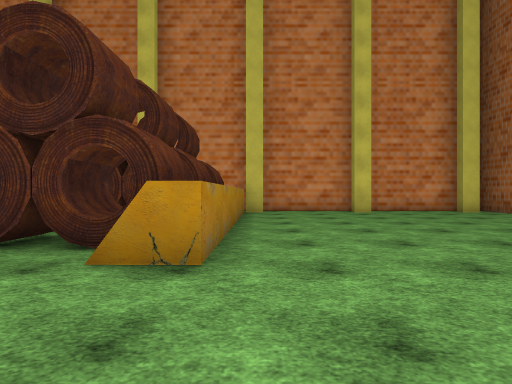
view 1 (above)

24 first-person views from a walk through a scene from a Unity 3-D project. The camera is 1.3 m above the floor, looks level and sees 80° across. The floor is counted in squares, 2 m on a side. Each view is taken from the middle of a square. On the plan, view 1 faces up. The plan holds only what a view shows up to about 10 squares ahead; the rest is blank. The player is left out. Some surface patterns are stand-ins.

view 2
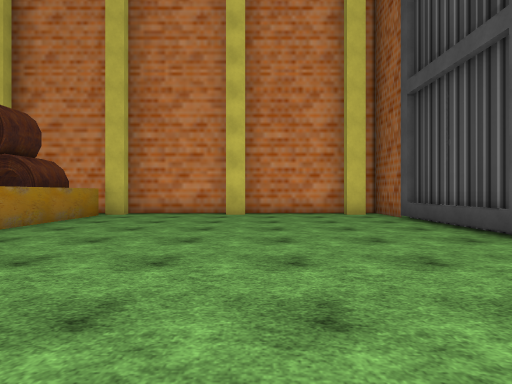

view 3
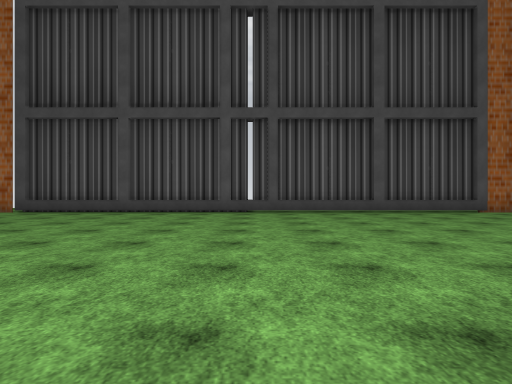

view 4
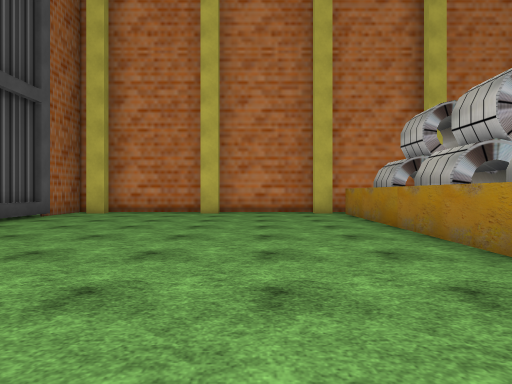

view 5
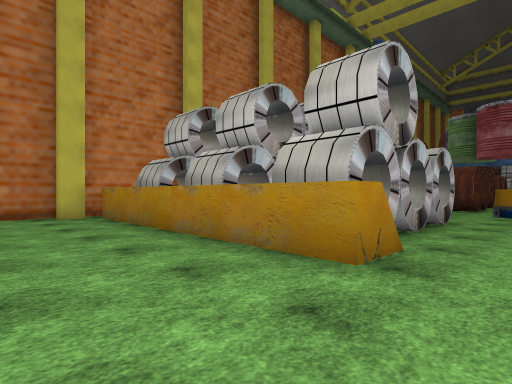

view 6
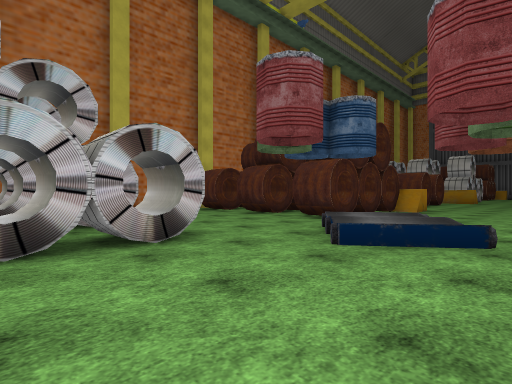

view 7
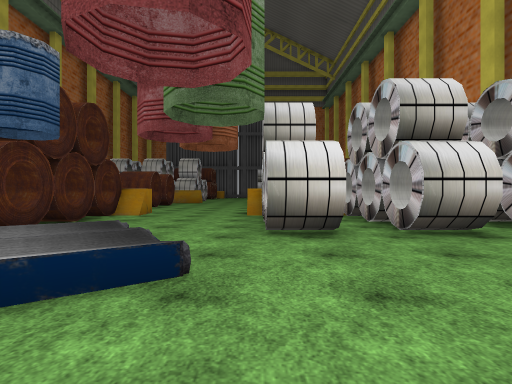

view 8
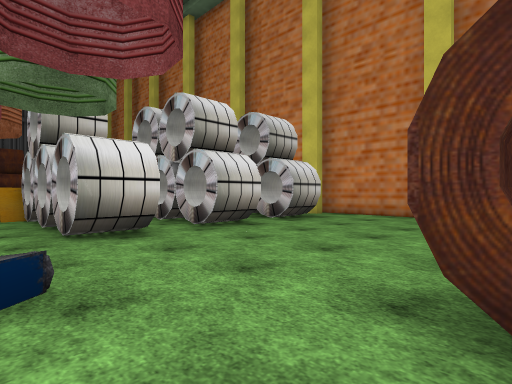

view 9
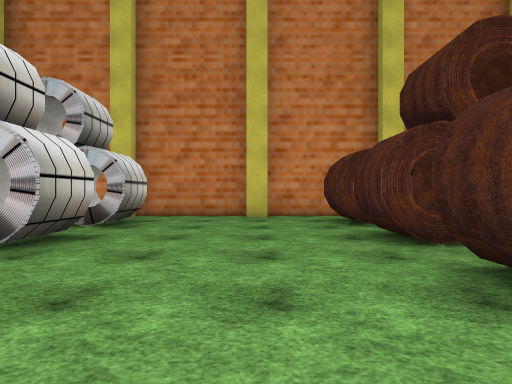

view 10
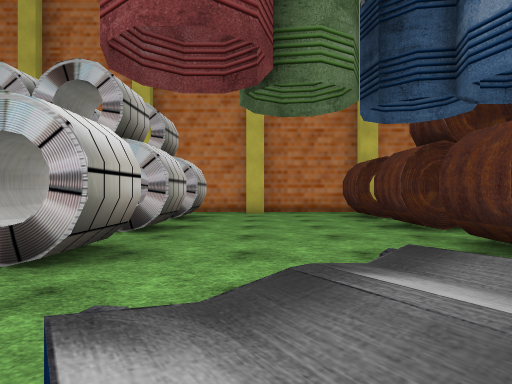

view 11
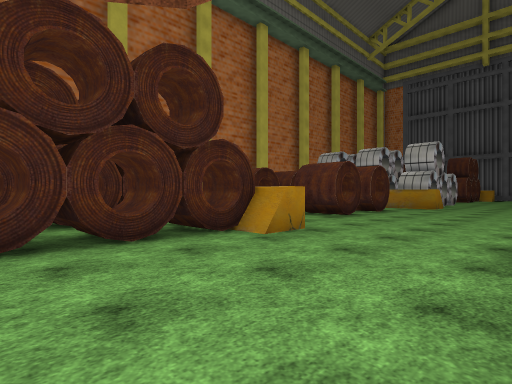

view 12
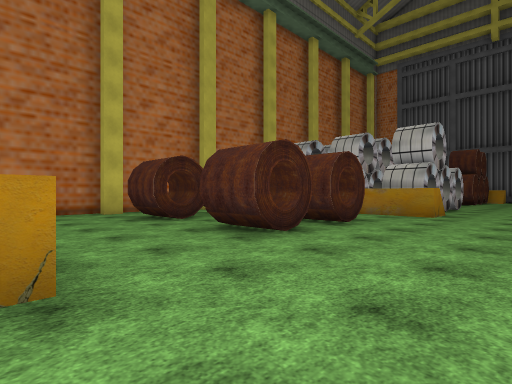

view 13
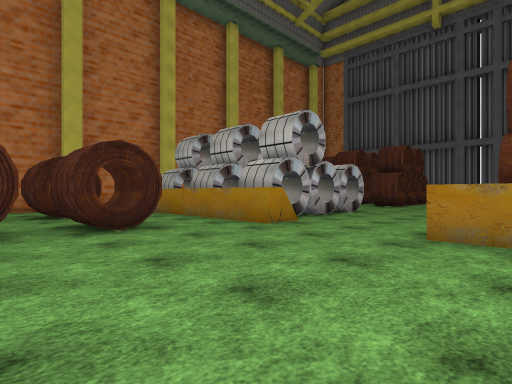

view 14
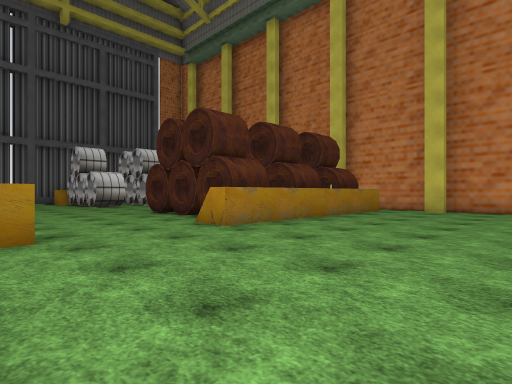

view 15
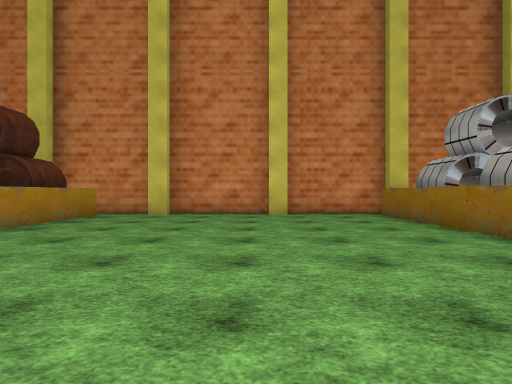

view 16
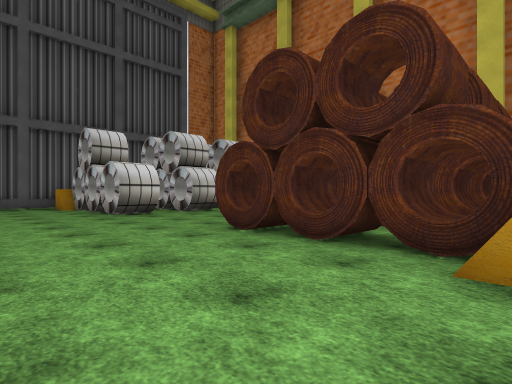

view 17
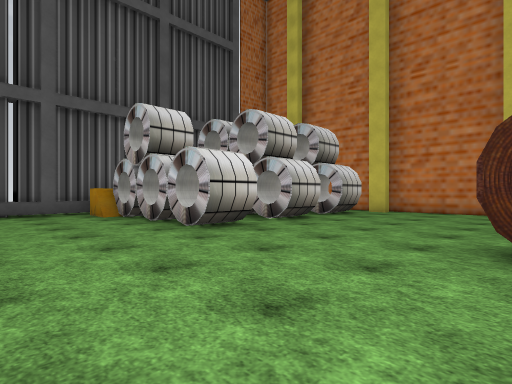

view 18
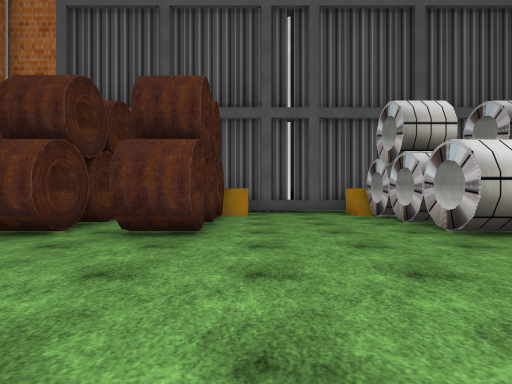

view 19
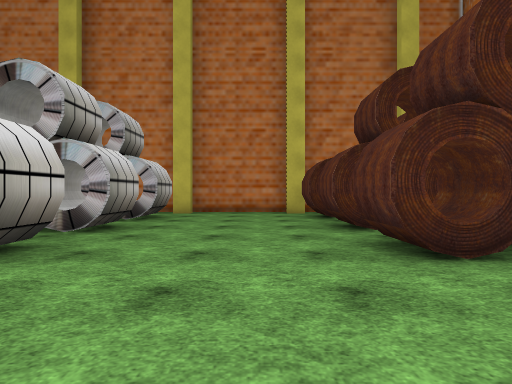

view 20
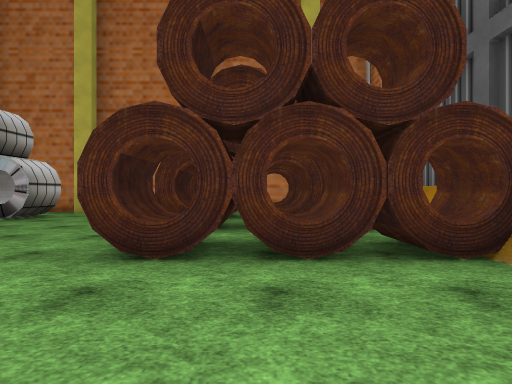

view 21
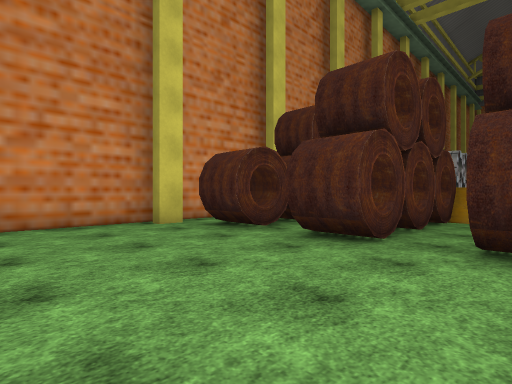

view 22
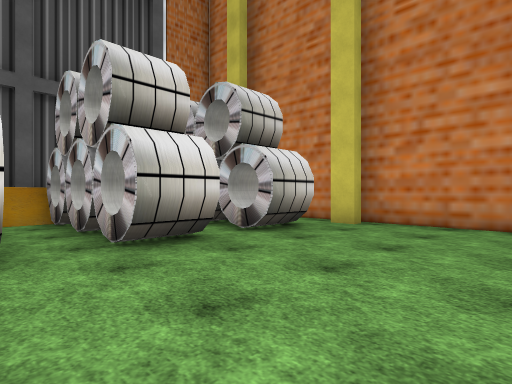

view 23
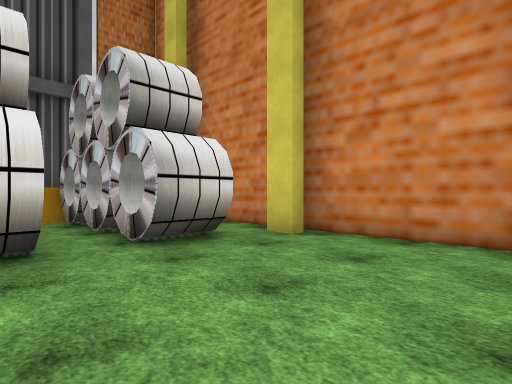

view 24
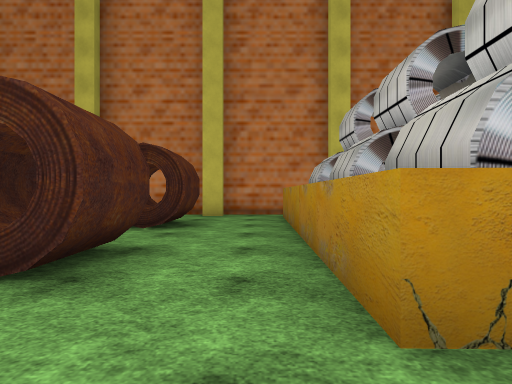

### Floor plan
Key: @ floor where view 1 was taken; # wall or solid block; . main floor; : floor 0.5 m higher than the main floor; / step, stairs or slope; = window, fence, low wall or low ledge; ^ raised ledge.
Columns run from 37 left of view 1 to 8 right of it. Each row starts with its distance up from view 1.
 11     ## ##     ## ### ##    ### ##     ## ###
 10     ..#..#####..#...#..#  #...#..  ###..#...##
  9      .....#####........#   .....#  ###.......#
  8 ^#=##=....^# ^#........#####....^#  #........#
  7  ^.........  .#........#  ........  #........#
  6 ^#=##=....#####........#####....#####........#
  5 #^............#........#............#........#
  4  #=##=....#####........#####....#####........#
  3 ^^............#........#............#........#
  2 #............................//..............#
  1 #...........................//:..............#
  0 #............................/.......@.......#
 -1 ^#=##^....=##=#........#^##^....#####........#
 -2  #=##^.....   #..=.=...#^##^........#........#
 -3  #........=  ^#........   ......=# ^#........#
 -4    ##=....#####........ ####....## ^#........#
 -5     ......^#  #..=.=...    .....^#  ^........#
 -6    ##=....=#  #.......    ##....=#  #........#
 -7      ......   ^.......     ......   ^........#
 -8    #########  ########    ####################

Positions as (right, up) in squares from view 1, and headings:
1: (0, 0), facing up
2: (4, 1), facing up
3: (-2, 1), facing right
4: (2, 2), facing down
5: (2, 1), facing down-left
6: (-3, 3), facing down-left
7: (-5, 3), facing left
8: (-5, 2), facing up-left
9: (-7, 2), facing up
10: (-7, 2), facing down
11: (-10, 3), facing down-left
12: (-14, 2), facing down-left
13: (-18, 4), facing down-left
14: (-18, -1), facing up-left
15: (-18, 1), facing up
16: (-23, 0), facing up-left
17: (-27, 0), facing up-left
18: (-27, 0), facing left
19: (-30, 2), facing down
20: (-33, 2), facing down
21: (-31, 4), facing up-right
22: (-28, 4), facing up-left
23: (-28, 6), facing up-left
24: (-22, 1), facing down
